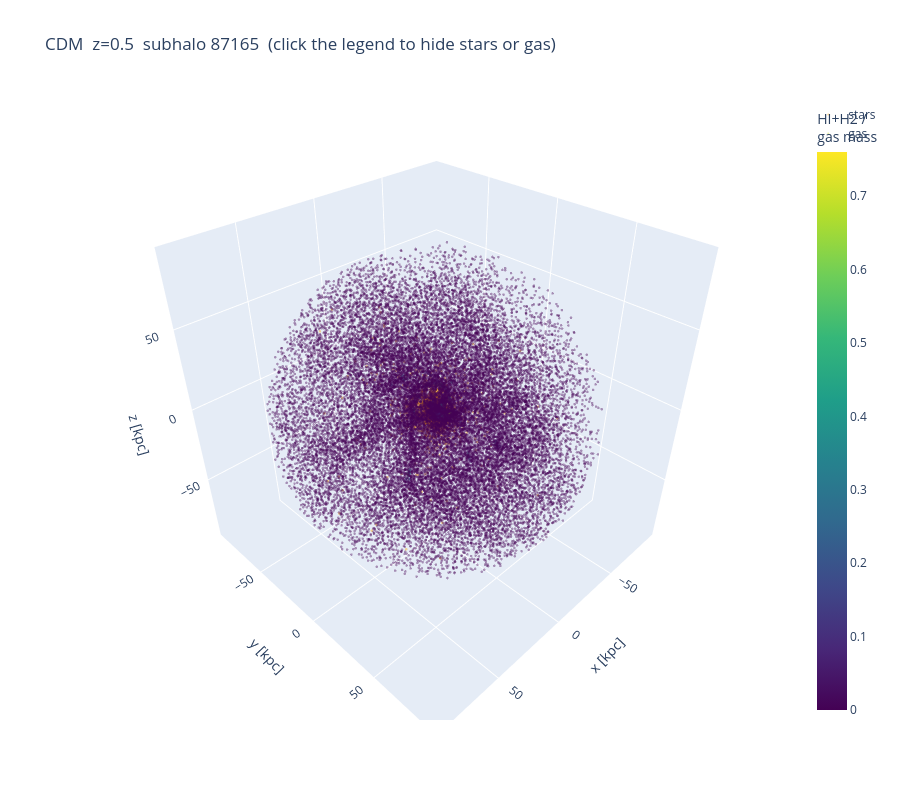

Source (notebook cell):
### Code cell
cfg = load_config()
snap = {float(z): int(s) for s, z in cfg["snap_z"].items()}[REDSHIFT]
run = {"CDM": "L35n1080_CDM", "SIDM1": "L35n1080_SIDM1", "vSIDM": "L35n1080_vSIDM_correa"}[MODEL]
gal = load_galaxy_gas(f"{cfg['paths']['aida_root']}/{run}/output/", snap, SUB_ID)

stars = gal.xyz_s.to_value("kpc")            # positions relative to the subhalo centre
gas = gal.xyz_g.to_value("kpc")
neutral = (gal.mH_neutral_g / gal.mgas_g).value  # neutral hydrogen (HI+H2) / gas mass, per cell


def pick(xyz):
    """Indices of the particles within R_MAX, at most MAX_POINTS of them."""
    idx = np.flatnonzero(np.linalg.norm(xyz, axis=1) < R_MAX)
    if len(idx) > MAX_POINTS:
        idx = np.random.default_rng(0).choice(idx, MAX_POINTS, replace=False)
    return idx


s, g = pick(stars), pick(gas)
print(f"{len(stars)} stars, {len(gas)} gas cells; plotting {len(s)} stars and {len(g)} gas cells")

fig = go.Figure([
    go.Scatter3d(x=stars[s, 0], y=stars[s, 1], z=stars[s, 2], mode="markers", name="stars",
                 marker=dict(size=1.5, color="orange", opacity=0.4)),
    go.Scatter3d(x=gas[g, 0], y=gas[g, 1], z=gas[g, 2], mode="markers", name="gas",
                 marker=dict(size=1.5, color=neutral[g], colorscale="Viridis", cmin=0, cmax=0.76,
                             opacity=0.4, colorbar=dict(title="HI+H2 /<br>gas mass"))),
])
fig.update_layout(title=f"{MODEL}  z={REDSHIFT}  subhalo {SUB_ID}  (click the legend to hide stars or gas)",
                  scene=dict(xaxis_title="x [kpc]", yaxis_title="y [kpc]", zaxis_title="z [kpc]",
                             aspectmode="cube"),
                  height=800)
fig.show()

### Figure 1 — Plotly figure (JSON) as saved in the notebook; plotly's stock layout.template omitted (floating-point values rounded to 4 significant figures; data arrays with more than 128 entries replaced by an {"elided": "..."} marker saying what was removed)
{"data": [{"marker": {"color": "orange", "opacity": 0.4, "size": 1.5}, "mode": "markers", "name": "stars", "type": "scatter3d", "x": {"elided": "30068 float values"}, "y": {"elided": "30068 float values"}, "z": {"elided": "30068 float values"}}, {"marker": {"cmax": 0.76, "cmin": 0, "color": {"elided": "29122 float values"}, "colorbar": {"title": {"text": "HI+H2 /<br>gas mass"}}, "colorscale": [[0, "#440154"], [0.1111, "#482878"], [0.2222, "#3e4989"], [0.3333, "#31688e"], [0.4444, "#26828e"], [0.5556, "#1f9e89"], [0.6667, "#35b779"], [0.7778, "#6ece58"], [0.8889, "#b5de2b"], [1, "#fde725"]], "opacity": 0.4, "size": 1.5}, "mode": "markers", "name": "gas", "type": "scatter3d", "x": {"elided": "29122 float values"}, "y": {"elided": "29122 float values"}, "z": {"elided": "29122 float values"}}], "layout": {"height": 800, "scene": {"aspectmode": "cube", "xaxis": {"title": {"text": "x [kpc]"}}, "yaxis": {"title": {"text": "y [kpc]"}}, "zaxis": {"title": {"text": "z [kpc]"}}}, "title": {"text": "CDM  z=0.5  subhalo 87165  (click the legend to hide stars or gas)"}}}
